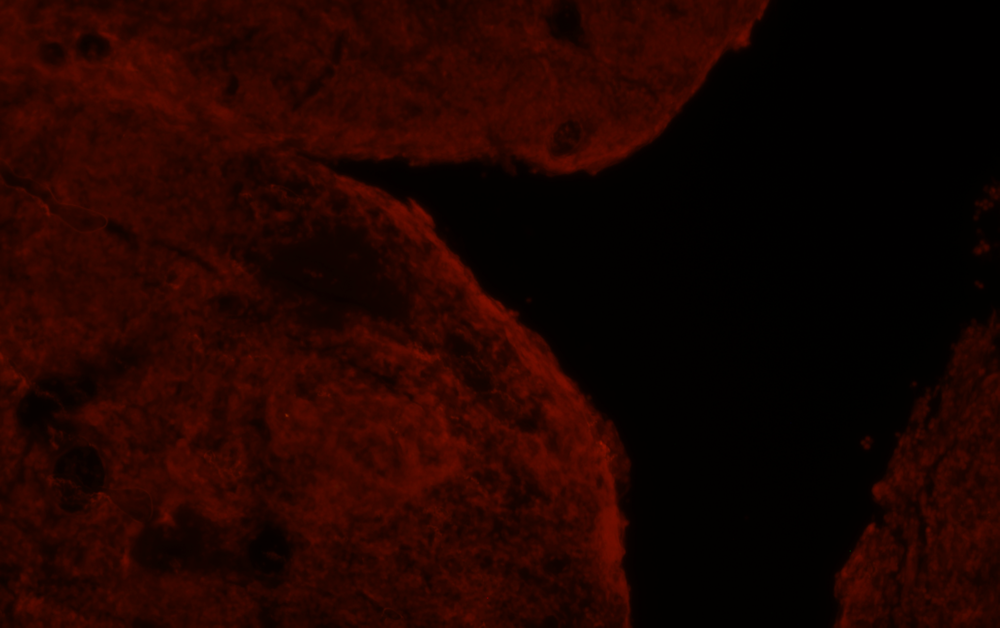
#> input picture 13.png, 1000 x 628 px, shrunk from 1936 x 1216 before the run
$ python imagingstandarized.py
#> lines starting #> are read from the running program, lines starting #| are printed output that depends on the picture
# -*- coding: utf-8 -*-
"""
Created on Sat May 11 13:02:25 2019

@author: thuli
"""
"""
This script is designed for standardlized the fluoresence emission intensity.
"""
import cv2
import numpy as np
class standard():
    def __init__(self):
        self.shadow=np.ones((3,3))

    def set_cali(self,calishadow):
        self.shadow=calishadow
        print("Shadow is updated and the size is",self.shadow.shape)

    def standarized(self,image):
        outimage=np.true_divide(image,self.shadow)
        print("Image has been standarized")
        return outimage

if __name__=="__main__":
    image=cv2.imread('13.png')
#> image is the input picture: shape (628, 1000, 3); mean B, G, R 0, 3.8, 31.5
    calishadow=0.5*np.ones(image.shape)
    s=standard()
    s.set_cali(calishadow)
#| Shadow is updated and the size is (628, 1000, 3)
#> calishadow: shape (628, 1000, 3) float64; every value is 0.5
    output=s.standarized(image)
#> in standarized, `outimage=np.true_divide(image,self.shadow)`:
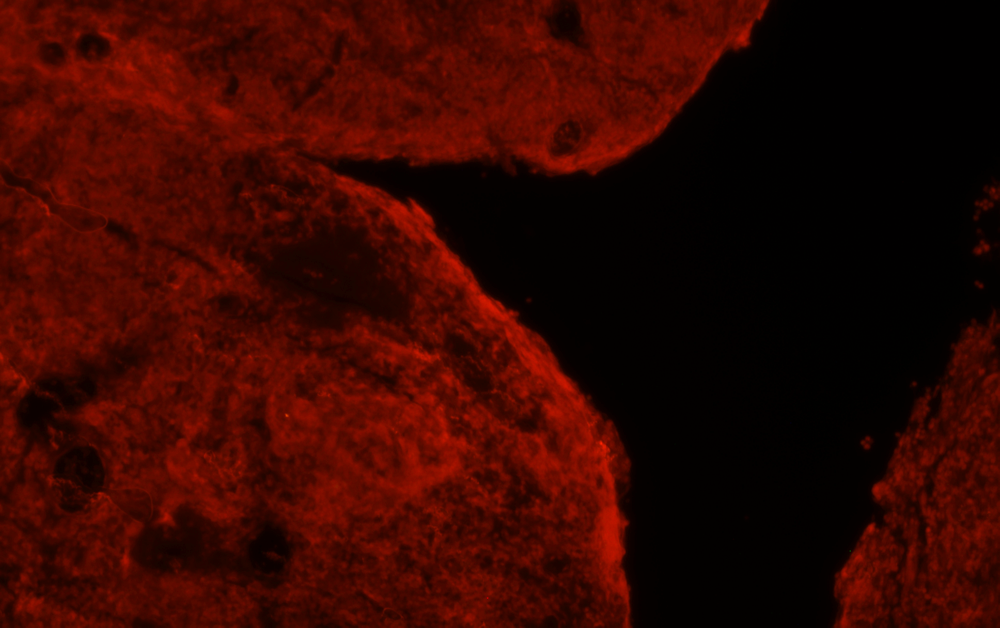
#> outimage: shape (628, 1000, 3) float64; mean B, G, R 0, 7.6, 63; drawn with min black and max white
    cv2.imwrite('13_s.png',output)

$ run again, with 13_e.png copied over 13.png
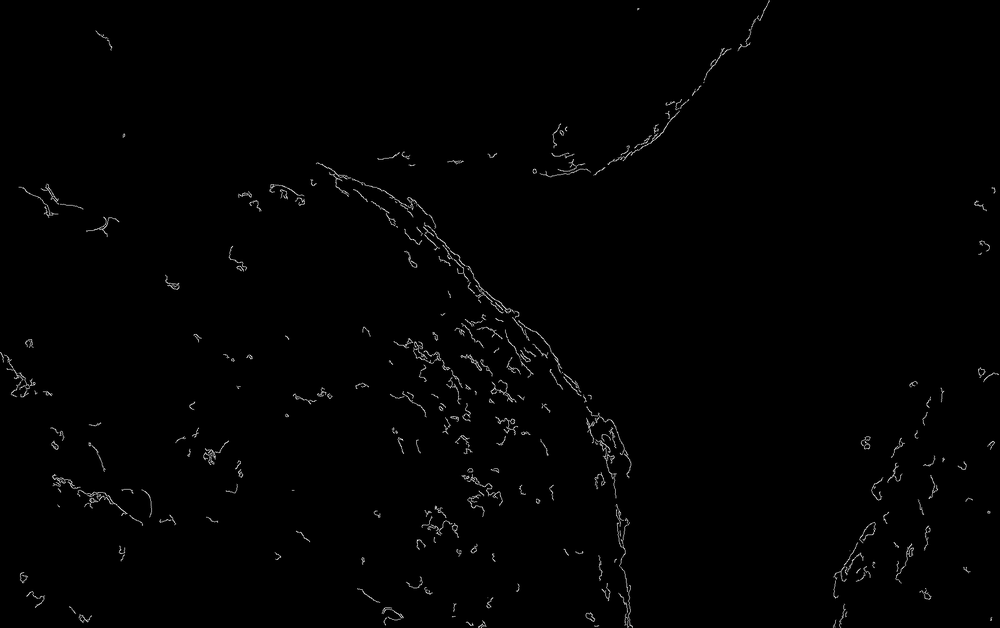
#> input picture 13_e.png, 1000 x 628 px, shrunk from 1936 x 1216 before the run
#> image is the input picture: shape (628, 1000, 3); min 0, max 242, mean 2
#| Shadow is updated and the size is (628, 1000, 3)
#> calishadow: shape (628, 1000, 3) float64; every value is 0.5
#> `cv2.imwrite('13_s.png',output)`:
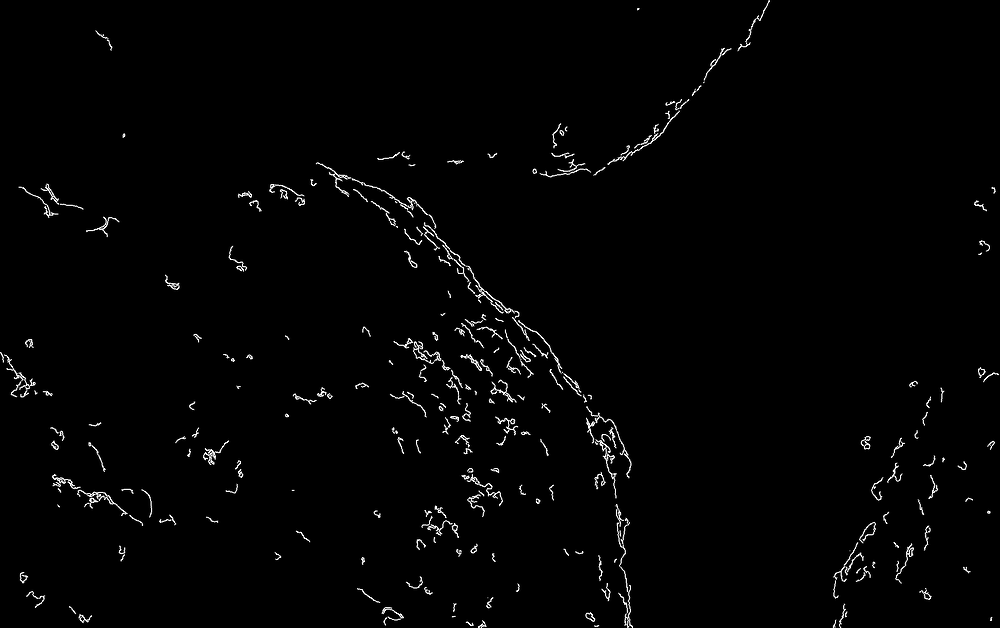
#> saved as 13_s.png: shape (628, 1000, 3); min 0, max 255, mean 3.7
